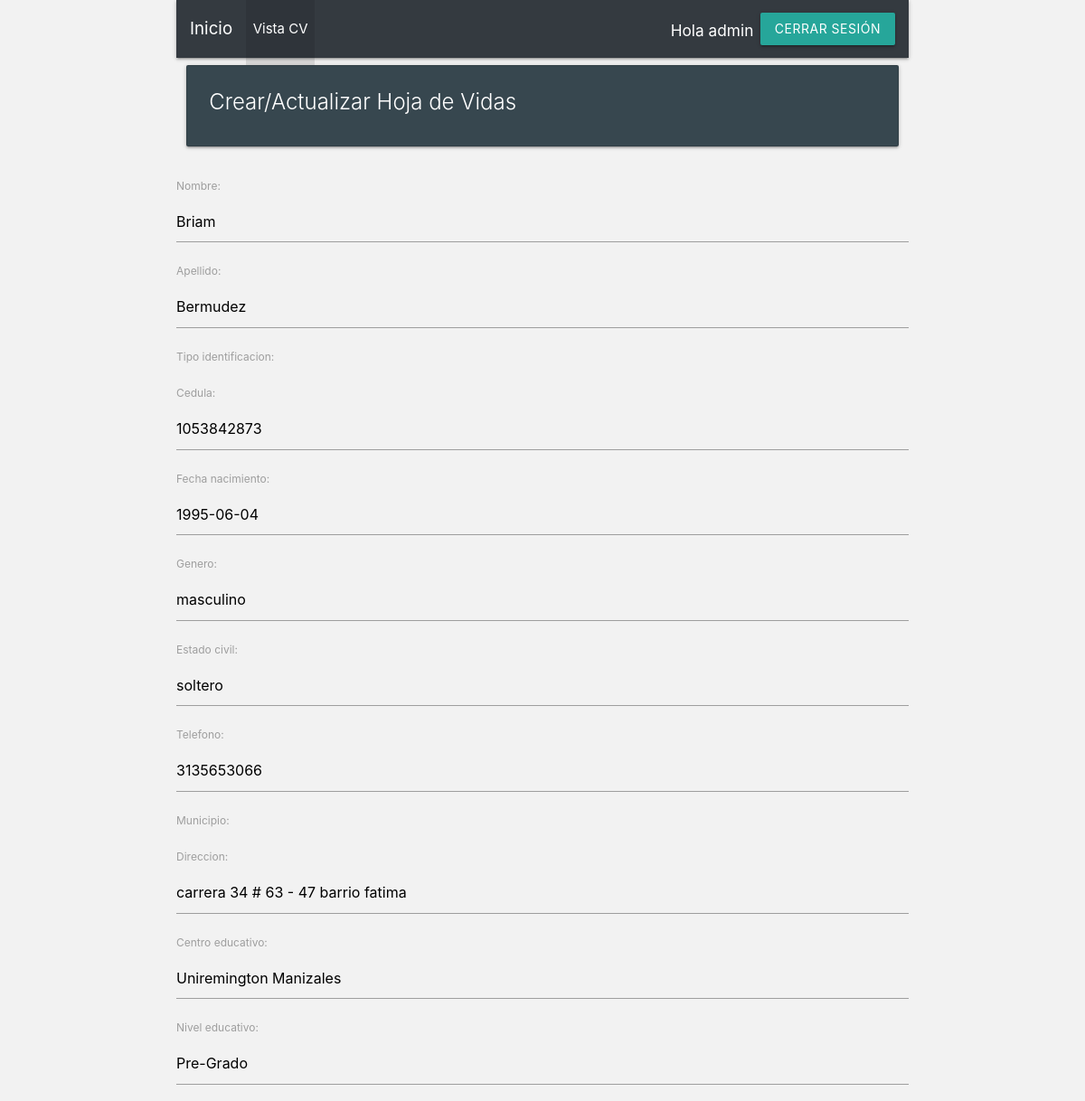
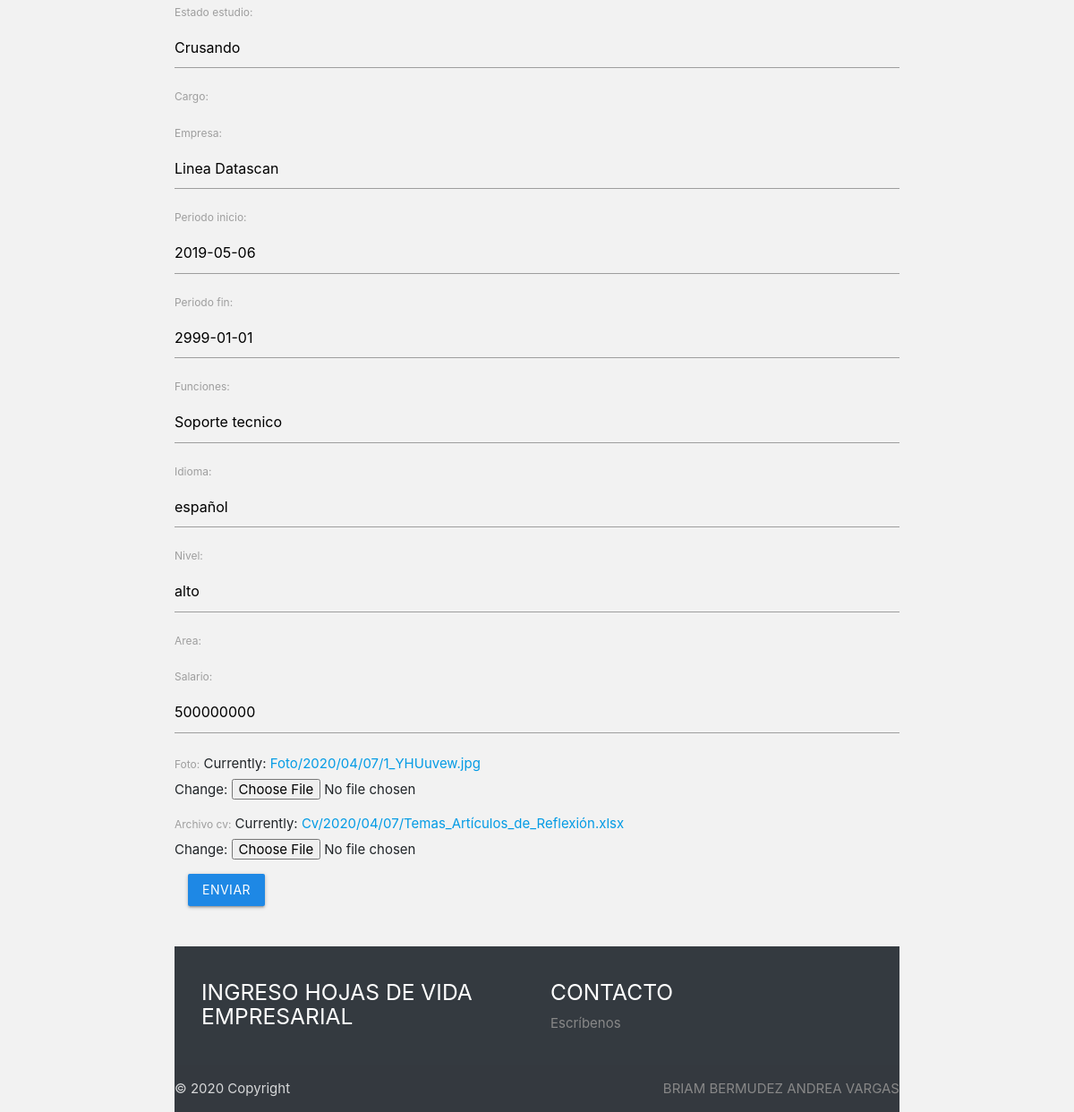
The page /2 (signed in) on the database its author committed (2 pictures, top to bottom).
### carguecv/models.py (models this page shows)
class carga_cv(models.Model):
    nombre = models.CharField(max_length=50)
    apellido = models.CharField(max_length=50)
    tipo_identificacion = models.ForeignKey(Tipo_Identificacion, null=False, on_delete=models.CASCADE)
    cedula = models.CharField(max_length=30)
    fecha_nacimiento = models.DateField()
    genero = models.CharField(max_length=15)
    estado_civil = models.CharField(max_length=15)
    telefono = models.CharField(max_length=15)
    municipio = models.ForeignKey(Municipio, null=False, on_delete=models.CASCADE)
    direccion = models.CharField(max_length=50)
    Centro_educativo = models.CharField(max_length=200)
    Nivel_educativo = models.CharField(max_length=200)
    Estado_estudio = models.CharField(max_length=100)
    Periodo_inicio = models.DateField()
    Periodo_fin = models.DateField()
    cargo = models.ForeignKey(Cargo, null=False, on_delete=models.CASCADE)
    Empresa = models.CharField(max_length=200)
    Periodo_inicio = models.DateField()
    Periodo_fin = models.DateField()
    Funciones = models.CharField(max_length=300)
    idioma = models.CharField(max_length=20)
    nivel = models.CharField(max_length=15)
    area = models.ForeignKey(Area, null=False, on_delete=models.CASCADE)
    salario = models.IntegerField()
    foto = models.FileField(null=False, upload_to="Foto/%Y/%m/%d")
    archivo_cv = models.FileField(null=False, upload_to="Cv/%Y/%m/%d")

### carguecv/views.py (the view, shortened to what this page needs)
# urls.py: path('<int:pk>', views.BadgetUpdate.as_view(), name='editar'),
class BadgetUpdate(UpdateView):
    model = carga_cv
    fields =['nombre', 'apellido', 'tipo_identificacion', 'cedula', 'fecha_nacimiento', 'genero', 'estado_civil', 'telefono',
    'municipio', 'direccion', 'Centro_educativo','Nivel_educativo','Estado_estudio', 'cargo','Empresa','Periodo_inicio',
    'Periodo_fin','Funciones', 'idioma', 'nivel','area', 'salario','foto', 'archivo_cv']

### carguecv/models.py (called while the page is built)
    def __str__(self):
        return self.municipio

    def __str__(self):
        return self.Areas

    def __str__(self):
        return self.Tipo_identificacion

    def __str__(self):
        return self.descripcion

### templates/carguecv/carga_cv_form.html
{% extends 'base/base.html' %}
  {% load static %}
  {% block content %}
        <div class="row">
            <div class="col s12 m12">
                <div class="card blue-grey darken-3">
                    <div class="card-content white-text">
                        <span class="card-title">Crear/Actualizar Hoja de Vidas</span>
                    </div>
                </div>
            </div>
        </div>
      <form method="POST">{% csrf_token %}
            {{ form.as_p }}
            <div class="input-field col s12">
                <input type="submit" value="Enviar" class="blue darken-1 btn">
            </div>
        </form>
{% endblock %}

### templates/base/base.html (shortened to what this page needs)
{% load static %}
<html lang="en">
<head>
    <link href="https://stackpath.bootstrapcdn.com/bootstrap/4.3.1/css/bootstrap.min.css" rel="stylesheet" />
    <link rel="stylesheet" href="https://stackpath.bootstrapcdn.com/bootstrap/4.4.1/css/bootstrap.min.css">
    <link rel="stylesheet"href="https://cdnjs.cloudflare.com/ajax/libs/materialize/1.0.0/css/materialize.min.css">
</head>
<body>
  <div class = "container">
     <nav class="navbar navbar-expand-lg navbar-dark bg-dark">
    <a class="navbar-brand" href="{% url '' %}">Inicio</a>
    <div class="collapse navbar-collapse" id="navbarSupportedContent">
      <ul class="navbar-nav mr-auto">
        <li class="nav-item active">
          <a class="nav-link" href="{% url 'carguecv' %}"> Vista CV <span class="sr-only">(current)</span></a>
      </ul>
      {% if user.is_authenticated %}
          <h6 class="ml-5">Hola {{ user.username }}</h6>
          <a href="{% url 'logout' %}" class="btn btn-info ml-2">Cerrar Sesión</a>
      {% else %}
        <a href="{% url 'users:signup' %}" class="btn btn-light ml-5">Registrarse</a>
        <a href="{% url 'login' %}" class="btn btn-danger ml-2">Iniciar Sesión</a>
      {% endif %}
    </div>
  </nav>
  {% block content %}
  {% endblock %}
  {% include "base/footer.html" %}
  </div>
</body>
</html>

### templates/base/base.html (style rules this page uses)
body { background: -webkit-linear-gradient(to right, #F2F2F2, #F2F2F2); background: linear-gradient(to right, #F2F2F2,#F2F2F2); }

### rows shown on the page
carga_cv: nombre "Briam", apellido "Bermudez", cedula "1053842873", fecha_nacimiento "1995-06-04", genero "masculino", estado_civil "soltero", telefono "3135653066", direccion "carrera 34 # 63 - 47 barrio fatima", Centro_educativo "Uniremington Manizales", Nivel_educativo "Pre-Grado", Estado_estudio "Crusando", Empresa "Linea Datascan", Periodo_inicio "2019-05-06", Periodo_fin "2999-01-01", Funciones "Soporte tecnico", idioma "español", nivel "alto", salario "500000000"

### other values the page prints
{{ user.username }} "admin"
